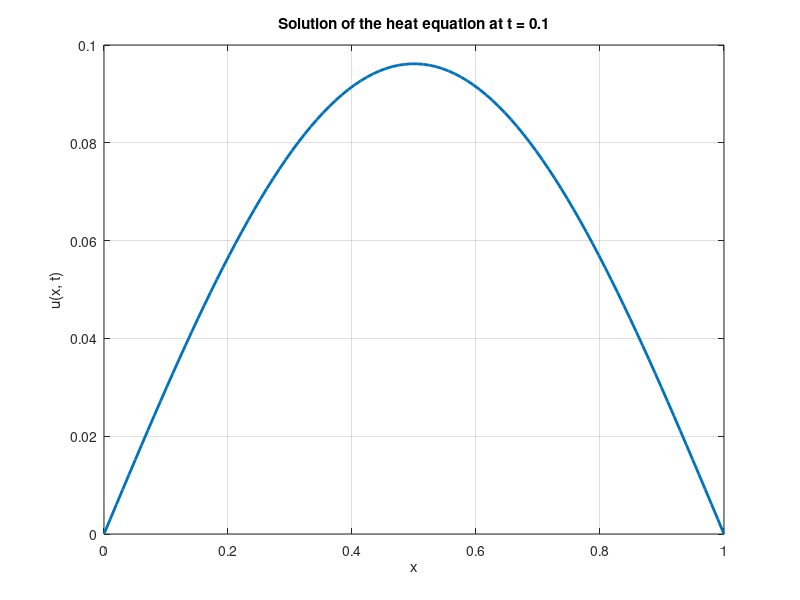

Here is the MATLAB script that generated this plot:
%% 
close all
clear all
clc


% Define parameters
L = 1;            % Length of the rod (spatial domain)
alpha = 1;        % Diffusivity constant
N = 100;           % Number of Fourier terms
t = 0.1;          % Time at which to evaluate solution
x = linspace(0, L, N);  % Spatial grid
k =5;
% Define initial condition as a function handle
f = @(x) x.*(L-x);  % Example initial condition

% Compute Fourier coefficients b_n
b_n = zeros(1, N);
for n = 1:N
    integrand = @(x) f(x) .* sin(n * pi * x / L);
    b_n(n) = (2 / L) * integral(integrand, 0, L);
end

% Evaluate the Fourier series solution u(x, t)
u_xt = zeros(size(x));
for n = 1:N
    u_xt = u_xt + b_n(n) * exp(-(alpha* n * pi / L)^2 * t) .* sin(n * pi * x / L);
end

% Plot the solution
plot(x, u_xt, 'LineWidth', 2);
xlabel('x');
ylabel('u(x, t)');
title(['Solution of the heat equation at t = ' num2str(t)]);
grid on;

disp(b_n)